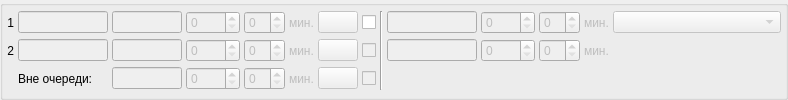
        <widget class="QGroupBox" name="grbWeekPlan1">
         <property name="title">
          <string/>
         </property>
         <layout class="QGridLayout" name="gridLayout_3">
          <property name="margin">
           <number>4</number>
          </property>
          <property name="spacing">
           <number>4</number>
          </property>
          <item row="3" column="4">
           <layout class="QHBoxLayout" name="horizontalLayout_7">
            <item>
             <widget class="QSpinBox" name="edtAmbInterInterval3">
              <property name="enabled">
               <bool>false</bool>
              </property>
              <property name="minimum">
               <number>0</number>
              </property>
              <property name="value">
               <number>0</number>
              </property>
             </widget>
            </item>
            <item>
             <widget class="QLabel" name="lblAmbInterInterval3">
              <property name="enabled">
               <bool>false</bool>
              </property>
              <property name="text">
               <string>мин.</string>
              </property>
             </widget>
            </item>
           </layout>
          </item>
          <item row="1" column="3">
           <widget class="QSpinBox" name="edtAmbPlan3">
            <property name="enabled">
             <bool>false</bool>
            </property>
            <property name="maximum">
             <number>9999</number>
            </property>
           </widget>
          </item>
          <item row="1" column="2">
           <widget class="QLineEdit" name="edtAmbOffice3">
            <property name="enabled">
             <bool>false</bool>
            </property>
            <property name="sizePolicy">
             <sizepolicy hsizetype="Minimum" vsizetype="Fixed">
              <horstretch>0</horstretch>
              <verstretch>0</verstretch>
             </sizepolicy>
            </property>
            <property name="maximumSize">
             <size>
              <width>70</width>
              <height>16777215</height>
             </size>
            </property>
            <property name="maxLength">
             <number>8</number>
            </property>
           </widget>
          </item>
          <item row="1" column="1">
           <widget class="CTimeRangeEdit" name="edtAmbTimeRange3">
            <property name="enabled">
             <bool>false</bool>
            </property>
            <property name="sizePolicy">
             <sizepolicy hsizetype="Minimum" vsizetype="Fixed">
              <horstretch>0</horstretch>
              <verstretch>0</verstretch>
             </sizepolicy>
            </property>
            <property name="maximumSize">
             <size>
              <width>90</width>
              <height>16777215</height>
             </size>
            </property>
            <property name="maxLength">
             <number>13</number>
            </property>
           </widget>
          </item>
          <item row="1" column="0">
           <widget class="QLabel" name="label_5">
            <property name="text">
             <string>1</string>
            </property>
            <property name="alignment">
             <set>Qt::AlignRight|Qt::AlignTrailing|Qt::AlignVCenter</set>
            </property>
           </widget>
          </item>
          <item row="1" column="8">
           <widget class="CTimeRangeEdit" name="edtHomeTimeRange3">
            <property name="enabled">
             <bool>false</bool>
            </property>
            <property name="sizePolicy">
             <sizepolicy hsizetype="Minimum" vsizetype="Fixed">
              <horstretch>0</horstretch>
              <verstretch>0</verstretch>
             </sizepolicy>
            </property>
            <property name="maximumSize">
             <size>
              <width>90</width>
              <height>16777215</height>
             </size>
            </property>
            <property name="maxLength">
             <number>13</number>
            </property>
           </widget>
          </item>
          <item row="1" column="9">
           <widget class="QSpinBox" name="edtHomePlan3">
            <property name="enabled">
             <bool>false</bool>
            </property>
            <property name="maximum">
             <number>9999</number>
            </property>
           </widget>
          </item>
          <item row="2" column="2">
           <widget class="QLineEdit" name="edtAmbOffice32">
            <property name="enabled">
             <bool>false</bool>
            </property>
            <property name="sizePolicy">
             <sizepolicy hsizetype="Minimum" vsizetype="Fixed">
              <horstretch>0</horstretch>
              <verstretch>0</verstretch>
             </sizepolicy>
            </property>
            <property name="maximumSize">
             <size>
              <width>70</width>
              <height>16777215</height>
             </size>
            </property>
            <property name="maxLength">
             <number>8</number>
            </property>
           </widget>
          </item>
          <item row="1" column="12">
           <widget class="CRBComboBox" name="cmbReasonOfAbsence3">
            <property name="enabled">
             <bool>false</bool>
            </property>
            <property name="sizePolicy">
             <sizepolicy hsizetype="Expanding" vsizetype="Fixed">
              <horstretch>0</horstretch>
              <verstretch>0</verstretch>
             </sizepolicy>
            </property>
           </widget>
          </item>
          <item row="2" column="0">
           <widget class="QLabel" name="label_6">
            <property name="text">
             <string>2</string>
            </property>
            <property name="alignment">
             <set>Qt::AlignRight|Qt::AlignTrailing|Qt::AlignVCenter</set>
            </property>
           </widget>
          </item>
          <item row="2" column="1">
           <widget class="CTimeRangeEdit" name="edtAmbTimeRange32">
            <property name="enabled">
             <bool>false</bool>
            </property>
            <property name="sizePolicy">
             <sizepolicy hsizetype="Minimum" vsizetype="Fixed">
              <horstretch>0</horstretch>
              <verstretch>0</verstretch>
             </sizepolicy>
            </property>
            <property name="maximumSize">
             <size>
              <width>90</width>
              <height>16777215</height>
             </size>
            </property>
            <property name="maxLength">
             <number>13</number>
            </property>
           </widget>
          </item>
          <item row="2" column="3">
           <widget class="QSpinBox" name="edtAmbPlan32">
            <property name="enabled">
             <bool>false</bool>
            </property>
            <property name="maximum">
             <number>9999</number>
            </property>
           </widget>
          </item>
          <item row="2" column="8">
           <widget class="CTimeRangeEdit" name="edtHomeTimeRange32">
            <property name="enabled">
             <bool>false</bool>
            </property>
            <property name="sizePolicy">
             <sizepolicy hsizetype="Minimum" vsizetype="Fixed">
              <horstretch>0</horstretch>
              <verstretch>0</verstretch>
             </sizepolicy>
            </property>
            <property name="maximumSize">
             <size>
              <width>90</width>
              <height>16777215</height>
             </size>
            </property>
            <property name="maxLength">
             <number>13</number>
            </property>
           </widget>
          </item>
          <item row="2" column="12">
           <spacer name="horizontalSpacer_4">
            <property name="orientation">
             <enum>Qt::Horizontal</enum>
            </property>
            <property name="sizeHint" stdset="0">
             <size>
              <width>168</width>
              <height>20</height>
             </size>
            </property>
           </spacer>
          </item>
          <item row="2" column="9">
           <widget class="QSpinBox" name="edtHomePlan32">
            <property name="enabled">
             <bool>false</bool>
            </property>
            <property name="maximum">
             <number>9999</number>
            </property>
           </widget>
          </item>
          <item row="3" column="1">
           <widget class="QLabel" name="label_16">
            <property name="text">
             <string>Вне очереди:</string>
            </property>
           </widget>
          </item>
          <item row="3" column="2">
           <widget class="QLineEdit" name="edtAmbInterOffice3">
            <property name="enabled">
             <bool>false</bool>
            </property>
            <property name="sizePolicy">
             <sizepolicy hsizetype="Minimum" vsizetype="Fixed">
              <horstretch>0</horstretch>
              <verstretch>0</verstretch>
             </sizepolicy>
            </property>
            <property name="maximumSize">
             <size>
              <width>70</width>
              <height>16777215</height>
             </size>
            </property>
            <property name="maxLength">
             <number>8</number>
            </property>
           </widget>
          </item>
          <item row="3" column="3">
           <widget class="QSpinBox" name="edtAmbInterPlan3">
            <property name="enabled">
             <bool>false</bool>
            </property>
            <property name="maximum">
             <number>9999</number>
            </property>
           </widget>
          </item>
          <item row="1" column="5">
           <widget class="CColorPicker" name="btnAmbColor3">
            <property name="enabled">
             <bool>false</bool>
            </property>
            <property name="text">
             <string/>
            </property>
           </widget>
          </item>
          <item row="2" column="5">
           <widget class="CColorPicker" name="btnAmbColor32">
            <property name="enabled">
             <bool>false</bool>
            </property>
            <property name="text">
             <string/>
            </property>
           </widget>
          </item>
          <item row="3" column="5">
           <widget class="CColorPicker" name="btnAmbInterColor3">
            <property name="enabled">
             <bool>false</bool>
            </property>
            <property name="text">
             <string/>
            </property>
           </widget>
          </item>
          <item row="1" column="4">
           <layout class="QHBoxLayout" name="horizontalLayout_21">
            <item>
             <widget class="QSpinBox" name="edtAmbInterval3">
              <property name="enabled">
               <bool>false</bool>
              </property>
              <property name="minimum">
               <number>0</number>
              </property>
              <property name="value">
               <number>0</number>
              </property>
             </widget>
            </item>
            <item>
             <widget class="QLabel" name="lblAmbInterval3">
              <property name="enabled">
               <bool>false</bool>
              </property>
              <property name="text">
               <string>мин.</string>
              </property>
             </widget>
            </item>
           </layout>
          </item>
          <item row="2" column="4">
           <layout class="QHBoxLayout" name="horizontalLayout_6">
            <item>
             <widget class="QSpinBox" name="edtAmbInterval32">
              <property name="enabled">
               <bool>false</bool>
              </property>
              <property name="minimum">
               <number>0</number>
              </property>
              <property name="value">
               <number>0</number>
              </property>
             </widget>
            </item>
            <item>
             <widget class="QLabel" name="lblAmbInterval32">
              <property name="enabled">
               <bool>false</bool>
              </property>
              <property name="text">
               <string>мин.</string>
              </property>
             </widget>
            </item>
           </layout>
          </item>
          <item row="2" column="10">
           <layout class="QHBoxLayout" name="horizontalLayout_26">
            <item>
             <widget class="QSpinBox" name="edtHomeInterval32">
              <property name="enabled">
               <bool>false</bool>
              </property>
             </widget>
            </item>
            <item>
             <widget class="QLabel" name="lblHomeInterval32">
              <property name="enabled">
               <bool>false</bool>
              </property>
              <property name="text">
               <string>мин.</string>
              </property>
             </widget>
            </item>
           </layout>
          </item>
          <item row="1" column="10">
           <layout class="QHBoxLayout" name="horizontalLayout_27">
            <item>
             <widget class="QSpinBox" name="edtHomeInterval3">
              <property name="enabled">
               <bool>false</bool>
              </property>
             </widget>
            </item>
            <item>
             <widget class="QLabel" name="lblHomeInterval3">
              <property name="enabled">
               <bool>false</bool>
              </property>
              <property name="text">
               <string>мин.</string>
              </property>
             </widget>
            </item>
           </layout>
          </item>
          <item row="2" column="6">
           <widget class="QCheckBox" name="chkNotExternalSystem32">
            <property name="enabled">
             <bool>false</bool>
            </property>
            <property name="toolTip">
             <string>&lt;html&gt;&lt;head/&gt;&lt;body&gt;&lt;p&gt;Данный период недоступен для использования через внешние системы&lt;/p&gt;&lt;/body&gt;&lt;/html&gt;</string>
            </property>
            <property name="text">
             <string/>
            </property>
           </widget>
          </item>
          <item row="1" column="6">
           <widget class="QCheckBox" name="chkNotExternalSystem3">
            <property name="toolTip">
             <string>&lt;html&gt;&lt;head/&gt;&lt;body&gt;&lt;p&gt;Данный период недоступен для использования через внешние системы&lt;/p&gt;&lt;/body&gt;&lt;/html&gt;</string>
            </property>
            <property name="text">
             <string/>
            </property>
           </widget>
          </item>
          <item row="1" column="7" rowspan="3">
           <widget class="Line" name="line_3">
            <property name="orientation">
             <enum>Qt::Vertical</enum>
            </property>
           </widget>
          </item>
          <item row="3" column="6">
           <widget class="QCheckBox" name="chkInterNotExternalSystem3">
            <property name="enabled">
             <bool>false</bool>
            </property>
            <property name="text">
             <string/>
            </property>
           </widget>
          </item>
         </layout>
        </widget>
